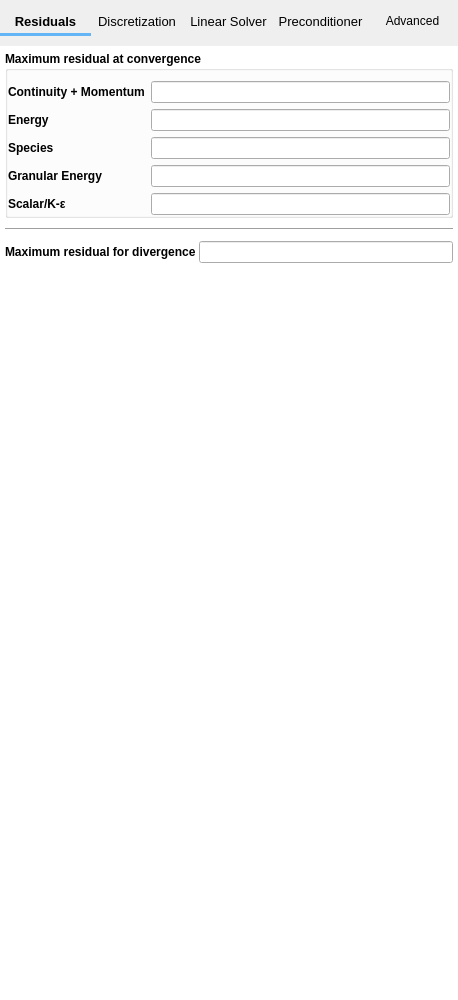
<?xml version="1.0" encoding="UTF-8"?>
<ui version="4.0">
 <class>numerics</class>
 <widget class="QWidget" name="numerics">
  <property name="geometry">
   <rect>
    <x>0</x>
    <y>0</y>
    <width>458</width>
    <height>1000</height>
   </rect>
  </property>
  <property name="sizePolicy">
   <sizepolicy hsizetype="Expanding" vsizetype="Expanding">
    <horstretch>0</horstretch>
    <verstretch>0</verstretch>
   </sizepolicy>
  </property>
  <property name="maximumSize">
   <size>
    <width>16777215</width>
    <height>16777215</height>
   </size>
  </property>
  <property name="windowTitle">
   <string>Numerics</string>
  </property>
  <layout class="QGridLayout" name="gridLayout_10">
   <property name="leftMargin">
    <number>0</number>
   </property>
   <property name="topMargin">
    <number>0</number>
   </property>
   <property name="rightMargin">
    <number>0</number>
   </property>
   <property name="bottomMargin">
    <number>0</number>
   </property>
   <property name="spacing">
    <number>0</number>
   </property>
   <item row="0" column="0">
    <widget class="QFrame" name="top_frame">
     <property name="styleSheet">
      <string notr="true">QPushButton:hover {
    color:#64B5F6;;
    background-color: transparent;
}
QPushButton:pressed {
    color: #64B5F6;
    background-color: transparent;
}
QPushButton:checked {
    font: bold;
    background-color: transparent;
}
</string>
     </property>
     <property name="frameShape">
      <enum>QFrame::NoFrame</enum>
     </property>
     <property name="frameShadow">
      <enum>QFrame::Plain</enum>
     </property>
     <layout class="QGridLayout" name="gridlayout_tab_btns">
      <property name="leftMargin">
       <number>0</number>
      </property>
      <property name="topMargin">
       <number>10</number>
      </property>
      <property name="rightMargin">
       <number>0</number>
      </property>
      <property name="bottomMargin">
       <number>10</number>
      </property>
      <property name="spacing">
       <number>0</number>
      </property>
      <item row="0" column="1">
       <widget class="QPushButton" name="pushbutton_discretization">
        <property name="font">
         <font>
          <pointsize>10</pointsize>
         </font>
        </property>
        <property name="text">
         <string>Discretization</string>
        </property>
        <property name="flat">
         <bool>true</bool>
        </property>
       </widget>
      </item>
      <item row="0" column="3">
       <widget class="QPushButton" name="pushbutton_preconditioner">
        <property name="font">
         <font>
          <pointsize>10</pointsize>
         </font>
        </property>
        <property name="text">
         <string>Preconditioner</string>
        </property>
        <property name="flat">
         <bool>true</bool>
        </property>
       </widget>
      </item>
      <item row="0" column="0">
       <widget class="QPushButton" name="pushbutton_residuals">
        <property name="font">
         <font>
          <pointsize>10</pointsize>
          <weight>75</weight>
          <bold>true</bold>
         </font>
        </property>
        <property name="text">
         <string>Residuals</string>
        </property>
        <property name="flat">
         <bool>true</bool>
        </property>
       </widget>
      </item>
      <item row="0" column="2">
       <widget class="QPushButton" name="pushbutton_linear_solver">
        <property name="font">
         <font>
          <pointsize>10</pointsize>
         </font>
        </property>
        <property name="text">
         <string>Linear Solver</string>
        </property>
        <property name="flat">
         <bool>true</bool>
        </property>
       </widget>
      </item>
      <item row="1" column="0">
       <widget class="Line" name="line_numerics">
        <property name="styleSheet">
         <string notr="true">QWidget{
  background-color: #64B5F6;
  border-color: #64B5F6;
}</string>
        </property>
        <property name="frameShadow">
         <enum>QFrame::Raised</enum>
        </property>
        <property name="lineWidth">
         <number>0</number>
        </property>
        <property name="orientation">
         <enum>Qt::Horizontal</enum>
        </property>
       </widget>
      </item>
      <item row="0" column="4">
       <widget class="QPushButton" name="pushbutton_advanced">
        <property name="text">
         <string>Advanced</string>
        </property>
        <property name="flat">
         <bool>true</bool>
        </property>
       </widget>
      </item>
     </layout>
    </widget>
   </item>
   <item row="1" column="0">
    <widget class="QStackedWidget" name="stackedwidget_numerics">
     <property name="sizePolicy">
      <sizepolicy hsizetype="Expanding" vsizetype="Expanding">
       <horstretch>0</horstretch>
       <verstretch>0</verstretch>
      </sizepolicy>
     </property>
     <property name="styleSheet">
      <string notr="true">QStackedWidget{background-color:white;}
      </string>
     </property>
     <property name="currentIndex">
      <number>0</number>
     </property>
     <widget class="QWidget" name="residuals">
      <layout class="QGridLayout" name="gridLayout_2">
       <property name="leftMargin">
        <number>5</number>
       </property>
       <property name="topMargin">
        <number>5</number>
       </property>
       <property name="rightMargin">
        <number>5</number>
       </property>
       <property name="bottomMargin">
        <number>5</number>
       </property>
       <property name="horizontalSpacing">
        <number>0</number>
       </property>
       <property name="verticalSpacing">
        <number>10</number>
       </property>
       <item row="2" column="0">
        <widget class="QLabel" name="label_tol_diverge">
         <property name="font">
          <font>
           <weight>75</weight>
           <bold>true</bold>
          </font>
         </property>
         <property name="text">
          <string>Maximum residual for divergence </string>
         </property>
        </widget>
       </item>
       <item row="1" column="0" colspan="2">
        <widget class="Line" name="line">
         <property name="orientation">
          <enum>Qt::Horizontal</enum>
         </property>
        </widget>
       </item>
       <item row="2" column="1">
        <widget class="LineEdit" name="lineedit_keyword_tol_diverge"/>
       </item>
       <item row="0" column="0" colspan="2">
        <widget class="QGroupBox" name="groupbox_residuals">
         <property name="font">
          <font>
           <weight>75</weight>
           <bold>true</bold>
          </font>
         </property>
         <property name="title">
          <string>Maximum residual at convergence</string>
         </property>
         <property name="flat">
          <bool>true</bool>
         </property>
         <layout class="QGridLayout" name="gridLayout">
          <property name="leftMargin">
           <number>0</number>
          </property>
          <property name="topMargin">
           <number>10</number>
          </property>
          <property name="rightMargin">
           <number>0</number>
          </property>
          <property name="bottomMargin">
           <number>0</number>
          </property>
          <item row="0" column="0">
           <widget class="QLabel" name="label_tol_resid">
            <property name="text">
             <string>Continuity + Momentum</string>
            </property>
           </widget>
          </item>
          <item row="0" column="1">
           <widget class="LineEdit" name="lineedit_keyword_tol_resid">
            <property name="maximumSize">
             <size>
              <width>16777215</width>
              <height>16777215</height>
             </size>
            </property>
           </widget>
          </item>
          <item row="1" column="0">
           <widget class="QLabel" name="label_tol_resid_t">
            <property name="text">
             <string>Energy</string>
            </property>
           </widget>
          </item>
          <item row="1" column="1">
           <widget class="LineEdit" name="lineedit_keyword_tol_resid_t">
            <property name="maximumSize">
             <size>
              <width>16777215</width>
              <height>16777215</height>
             </size>
            </property>
           </widget>
          </item>
          <item row="2" column="0">
           <widget class="QLabel" name="label_tol_resid_x">
            <property name="text">
             <string>Species</string>
            </property>
           </widget>
          </item>
          <item row="2" column="1">
           <widget class="LineEdit" name="lineedit_keyword_tol_resid_x">
            <property name="maximumSize">
             <size>
              <width>16777215</width>
              <height>16777215</height>
             </size>
            </property>
           </widget>
          </item>
          <item row="3" column="0">
           <widget class="QLabel" name="label_tol_resid_th">
            <property name="text">
             <string>Granular Energy</string>
            </property>
           </widget>
          </item>
          <item row="3" column="1">
           <widget class="LineEdit" name="lineedit_keyword_tol_resid_th">
            <property name="maximumSize">
             <size>
              <width>16777215</width>
              <height>16777215</height>
             </size>
            </property>
           </widget>
          </item>
          <item row="4" column="0">
           <widget class="QLabel" name="label_tol_resid_scalar">
            <property name="text">
             <string>Scalar/K-ε</string>
            </property>
           </widget>
          </item>
          <item row="4" column="1">
           <widget class="LineEdit" name="lineedit_keyword_tol_resid_scalar">
            <property name="maximumSize">
             <size>
              <width>16777215</width>
              <height>16777215</height>
             </size>
            </property>
           </widget>
          </item>
         </layout>
        </widget>
       </item>
       <item row="3" column="0">
        <spacer name="verticalSpacer">
         <property name="orientation">
          <enum>Qt::Vertical</enum>
         </property>
         <property name="sizeHint" stdset="0">
          <size>
           <width>20</width>
           <height>40</height>
          </size>
         </property>
        </spacer>
       </item>
      </layout>
     </widget>
     <widget class="QWidget" name="discretization">
      <property name="sizePolicy">
       <sizepolicy hsizetype="Expanding" vsizetype="Expanding">
        <horstretch>0</horstretch>
        <verstretch>0</verstretch>
       </sizepolicy>
      </property>
      <layout class="QGridLayout" name="gridLayout_3">
       <property name="leftMargin">
        <number>5</number>
       </property>
       <property name="topMargin">
        <number>5</number>
       </property>
       <property name="rightMargin">
        <number>5</number>
       </property>
       <property name="bottomMargin">
        <number>5</number>
       </property>
       <item row="1" column="0" colspan="2">
        <widget class="Line" name="line_2">
         <property name="minimumSize">
          <size>
           <width>0</width>
           <height>0</height>
          </size>
         </property>
         <property name="orientation">
          <enum>Qt::Horizontal</enum>
         </property>
        </widget>
       </item>
       <item row="0" column="0">
        <widget class="QLabel" name="label_cn_on">
         <property name="font">
          <font>
           <weight>75</weight>
           <bold>true</bold>
          </font>
         </property>
         <property name="text">
          <string>Temporal discretization</string>
         </property>
        </widget>
       </item>
       <item row="0" column="1">
        <widget class="ComboBox" name="combobox_cn_on">
         <item>
          <property name="text">
           <string>Implicit Euler</string>
          </property>
         </item>
         <item>
          <property name="text">
           <string>Crank-Nicholson</string>
          </property>
         </item>
        </widget>
       </item>
       <item row="6" column="0" colspan="2">
        <spacer name="verticalSpacer_2">
         <property name="orientation">
          <enum>Qt::Vertical</enum>
         </property>
         <property name="sizeHint" stdset="0">
          <size>
           <width>20</width>
           <height>451</height>
          </size>
         </property>
        </spacer>
       </item>
       <item row="2" column="0" colspan="2">
        <widget class="QGroupBox" name="groupbox_discretization">
         <property name="title">
          <string>Spatial discretization</string>
         </property>
         <property name="flat">
          <bool>true</bool>
         </property>
         <layout class="QGridLayout" name="gridLayout_4">
          <property name="leftMargin">
           <number>0</number>
          </property>
          <property name="topMargin">
           <number>5</number>
          </property>
          <property name="rightMargin">
           <number>0</number>
          </property>
          <property name="bottomMargin">
           <number>5</number>
          </property>
          <property name="horizontalSpacing">
           <number>6</number>
          </property>
          <item row="0" column="0">
           <widget class="QTableWidget" name="tablewidget_discretization">
            <property name="selectionMode">
             <enum>QAbstractItemView::NoSelection</enum>
            </property>
            <attribute name="horizontalHeaderDefaultSectionSize">
             <number>150</number>
            </attribute>
            <attribute name="horizontalHeaderStretchLastSection">
             <bool>false</bool>
            </attribute>
            <attribute name="verticalHeaderStretchLastSection">
             <bool>false</bool>
            </attribute>
            <row>
             <property name="text">
              <string>Gas pressure</string>
             </property>
            </row>
            <row>
             <property name="text">
              <string>Volume fraction</string>
             </property>
            </row>
            <row>
             <property name="text">
              <string>U-Momentum</string>
             </property>
            </row>
            <row>
             <property name="text">
              <string>V-Momentum</string>
             </property>
            </row>
            <row>
             <property name="text">
              <string>W-Momentum</string>
             </property>
            </row>
            <row>
             <property name="text">
              <string>Energy</string>
             </property>
            </row>
            <row>
             <property name="text">
              <string>Mass Fraction</string>
             </property>
            </row>
            <row>
             <property name="text">
              <string>Granular Energy</string>
             </property>
            </row>
            <row>
             <property name="text">
              <string>Scalar/K-ε</string>
             </property>
            </row>
            <row>
             <property name="text">
              <string>DES Diffusion</string>
             </property>
            </row>
            <column>
             <property name="text">
              <string>Scheme</string>
             </property>
            </column>
            <column>
             <property name="text">
              <string>Relaxation Factor</string>
             </property>
            </column>
           </widget>
          </item>
         </layout>
        </widget>
       </item>
       <item row="4" column="0">
        <widget class="CheckBox" name="checkbox_keyword_def_cor">
         <property name="text">
          <string>Enable deferred correction</string>
         </property>
        </widget>
       </item>
       <item row="5" column="0">
        <widget class="CheckBox" name="checkbox_keyword_chi_scheme">
         <property name="text">
          <string>Enable chi-scheme correction</string>
         </property>
        </widget>
       </item>
       <item row="3" column="0" colspan="2">
        <widget class="Line" name="line_3">
         <property name="orientation">
          <enum>Qt::Horizontal</enum>
         </property>
        </widget>
       </item>
      </layout>
     </widget>
     <widget class="QWidget" name="linear_solver">
      <property name="sizePolicy">
       <sizepolicy hsizetype="Expanding" vsizetype="Expanding">
        <horstretch>0</horstretch>
        <verstretch>0</verstretch>
       </sizepolicy>
      </property>
      <layout class="QGridLayout" name="gridLayout_5">
       <property name="leftMargin">
        <number>5</number>
       </property>
       <property name="topMargin">
        <number>5</number>
       </property>
       <property name="rightMargin">
        <number>5</number>
       </property>
       <property name="bottomMargin">
        <number>0</number>
       </property>
       <item row="0" column="0">
        <widget class="QTableWidget" name="tablewidget_linear_solver">
         <property name="selectionMode">
          <enum>QAbstractItemView::NoSelection</enum>
         </property>
         <row>
          <property name="text">
           <string>Gas pressure</string>
          </property>
         </row>
         <row>
          <property name="text">
           <string>Volume fraction</string>
          </property>
         </row>
         <row>
          <property name="text">
           <string>U-Momentum</string>
          </property>
         </row>
         <row>
          <property name="text">
           <string>V-Momentum</string>
          </property>
         </row>
         <row>
          <property name="text">
           <string>W-Momentum</string>
          </property>
         </row>
         <row>
          <property name="text">
           <string>Energy</string>
          </property>
         </row>
         <row>
          <property name="text">
           <string>Mass Fraction</string>
          </property>
         </row>
         <row>
          <property name="text">
           <string>Granular Energy</string>
          </property>
         </row>
         <row>
          <property name="text">
           <string>Scalar/K-ε</string>
          </property>
         </row>
         <row>
          <property name="text">
           <string>DES Diffusion</string>
          </property>
         </row>
         <column>
          <property name="text">
           <string>Solver</string>
          </property>
         </column>
         <column>
          <property name="text">
           <string>Iter.</string>
          </property>
         </column>
         <column>
          <property name="text">
           <string>Tol.</string>
          </property>
         </column>
        </widget>
       </item>
       <item row="1" column="0">
        <spacer name="verticalSpacer_3">
         <property name="orientation">
          <enum>Qt::Vertical</enum>
         </property>
         <property name="sizeHint" stdset="0">
          <size>
           <width>20</width>
           <height>460</height>
          </size>
         </property>
        </spacer>
       </item>
      </layout>
     </widget>
     <widget class="QWidget" name="preconditioner">
      <property name="sizePolicy">
       <sizepolicy hsizetype="Expanding" vsizetype="Expanding">
        <horstretch>0</horstretch>
        <verstretch>0</verstretch>
       </sizepolicy>
      </property>
      <layout class="QGridLayout" name="gridLayout_6">
       <property name="leftMargin">
        <number>5</number>
       </property>
       <property name="topMargin">
        <number>5</number>
       </property>
       <property name="rightMargin">
        <number>5</number>
       </property>
       <property name="bottomMargin">
        <number>0</number>
       </property>
       <item row="0" column="0">
        <widget class="QTableWidget" name="tablewidget_preconditioner">
         <property name="selectionMode">
          <enum>QAbstractItemView::NoSelection</enum>
         </property>
         <row>
          <property name="text">
           <string>Gas pressure</string>
          </property>
         </row>
         <row>
          <property name="text">
           <string>Volume fraction</string>
          </property>
         </row>
         <row>
          <property name="text">
           <string>U-Momentum</string>
          </property>
         </row>
         <row>
          <property name="text">
           <string>V-Momentum</string>
          </property>
         </row>
         <row>
          <property name="text">
           <string>W-Momentum</string>
          </property>
         </row>
         <row>
          <property name="text">
           <string>Energy</string>
          </property>
         </row>
         <row>
          <property name="text">
           <string>Mass Fraction</string>
          </property>
         </row>
         <row>
          <property name="text">
           <string>Granular Energy</string>
          </property>
         </row>
         <row>
          <property name="text">
           <string>Scalar/K-ε</string>
          </property>
         </row>
         <row>
          <property name="text">
           <string>DES Diffusion</string>
          </property>
         </row>
         <column>
          <property name="text">
           <string>Preconditioner</string>
          </property>
         </column>
         <column>
          <property name="text">
           <string>Sweep</string>
          </property>
         </column>
        </widget>
       </item>
       <item row="1" column="0">
        <spacer name="verticalSpacer_4">
         <property name="orientation">
          <enum>Qt::Vertical</enum>
         </property>
         <property name="sizeHint" stdset="0">
          <size>
           <width>20</width>
           <height>466</height>
          </size>
         </property>
        </spacer>
       </item>
      </layout>
     </widget>
     <widget class="QWidget" name="advanced">
      <layout class="QGridLayout" name="gridLayout_7">
       <property name="leftMargin">
        <number>5</number>
       </property>
       <property name="topMargin">
        <number>5</number>
       </property>
       <property name="rightMargin">
        <number>5</number>
       </property>
       <property name="bottomMargin">
        <number>5</number>
       </property>
       <item row="0" column="0" colspan="2">
        <widget class="QLabel" name="label_max_inlet_vel_fac">
         <property name="text">
          <string>Maximimum inlet velocity factor</string>
         </property>
        </widget>
       </item>
       <item row="0" column="2" colspan="2">
        <widget class="LineEdit" name="lineedit_keyword_max_inlet_vel_fac"/>
       </item>
       <item row="1" column="0" colspan="4">
        <widget class="Line" name="line_4">
         <property name="orientation">
          <enum>Qt::Horizontal</enum>
         </property>
        </widget>
       </item>
       <item row="2" column="0" colspan="2">
        <widget class="QLabel" name="label_ur_f_gs">
         <property name="text">
          <string>Drag under-relaxation factor</string>
         </property>
        </widget>
       </item>
       <item row="2" column="2" colspan="2">
        <widget class="LineEdit" name="lineedit_keyword_ur_f_gs"/>
       </item>
       <item row="3" column="0" colspan="3">
        <widget class="QLabel" name="label_ur_kth_sml">
         <property name="text">
          <string>IA theory conductivity under-relaxation factor</string>
         </property>
        </widget>
       </item>
       <item row="3" column="3">
        <widget class="LineEdit" name="lineedit_keyword_ur_kth_sml"/>
       </item>
       <item row="4" column="0" colspan="4">
        <widget class="Line" name="line_5">
         <property name="orientation">
          <enum>Qt::Horizontal</enum>
         </property>
        </widget>
       </item>
       <item row="5" column="0" colspan="4">
        <widget class="CheckBox" name="checkbox_fpfoi">
         <property name="text">
          <string>Enable 4-point, fourth-order interpolation</string>
         </property>
        </widget>
       </item>
       <item row="6" column="0">
        <widget class="QLabel" name="label_c_fac">
         <property name="text">
          <string>Universal limiter</string>
         </property>
        </widget>
       </item>
       <item row="6" column="2" colspan="2">
        <widget class="LineEdit" name="lineedit_keyword_c_fac"/>
       </item>
       <item row="7" column="1">
        <spacer name="verticalSpacer_5">
         <property name="orientation">
          <enum>Qt::Vertical</enum>
         </property>
         <property name="sizeHint" stdset="0">
          <size>
           <width>20</width>
           <height>790</height>
          </size>
         </property>
        </spacer>
       </item>
      </layout>
     </widget>
    </widget>
   </item>
  </layout>
 </widget>
 <customwidgets>
  <customwidget>
   <class>CheckBox</class>
   <extends>QCheckBox</extends>
   <header>mfixgui.widgets.base</header>
  </customwidget>
  <customwidget>
   <class>LineEdit</class>
   <extends>QLineEdit</extends>
   <header>mfixgui.widgets.base</header>
  </customwidget>
  <customwidget>
   <class>ComboBox</class>
   <extends>QComboBox</extends>
   <header>mfixgui.widgets.base</header>
  </customwidget>
 </customwidgets>
 <tabstops>
  <tabstop>pushbutton_residuals</tabstop>
  <tabstop>pushbutton_discretization</tabstop>
  <tabstop>pushbutton_linear_solver</tabstop>
  <tabstop>pushbutton_preconditioner</tabstop>
  <tabstop>pushbutton_advanced</tabstop>
  <tabstop>lineedit_keyword_tol_resid</tabstop>
  <tabstop>lineedit_keyword_tol_resid_t</tabstop>
  <tabstop>lineedit_keyword_tol_resid_x</tabstop>
  <tabstop>lineedit_keyword_tol_resid_th</tabstop>
  <tabstop>lineedit_keyword_tol_resid_scalar</tabstop>
  <tabstop>lineedit_keyword_tol_diverge</tabstop>
  <tabstop>combobox_cn_on</tabstop>
  <tabstop>tablewidget_discretization</tabstop>
  <tabstop>checkbox_keyword_def_cor</tabstop>
  <tabstop>checkbox_keyword_chi_scheme</tabstop>
  <tabstop>tablewidget_linear_solver</tabstop>
  <tabstop>tablewidget_preconditioner</tabstop>
  <tabstop>lineedit_keyword_max_inlet_vel_fac</tabstop>
  <tabstop>lineedit_keyword_ur_f_gs</tabstop>
  <tabstop>lineedit_keyword_ur_kth_sml</tabstop>
  <tabstop>checkbox_fpfoi</tabstop>
  <tabstop>lineedit_keyword_c_fac</tabstop>
 </tabstops>
 <resources/>
 <connections/>
</ui>
